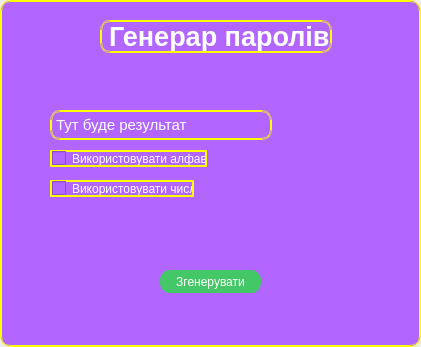
<?xml version="1.0" encoding="UTF-8"?>
<ui version="4.0">
 <class>MainWindow</class>
 <widget class="QMainWindow" name="MainWindow">
  <property name="geometry">
   <rect>
    <x>0</x>
    <y>0</y>
    <width>421</width>
    <height>347</height>
   </rect>
  </property>
  <property name="windowTitle">
   <string>MainWindow</string>
  </property>
  <widget class="QWidget" name="centralwidget">
   <property name="styleSheet">
    <string notr="true">border: 2px double yellow ;
border-radius: 10px;
background-color:#b266ff;
color: white;
</string>
   </property>
   <widget class="QPushButton" name="btn_generator">
    <property name="geometry">
     <rect>
      <x>160</x>
      <y>270</y>
      <width>101</width>
      <height>23</height>
     </rect>
    </property>
    <property name="styleSheet">
     <string notr="true">border: 2px;
border-radius: 10px;
background-color:#44c767;
color: white;
</string>
    </property>
    <property name="text">
     <string>Згенерувати</string>
    </property>
   </widget>
   <widget class="QLabel" name="result">
    <property name="geometry">
     <rect>
      <x>50</x>
      <y>110</y>
      <width>222</width>
      <height>30</height>
     </rect>
    </property>
    <property name="font">
     <font>
      <pointsize>11</pointsize>
      <weight>50</weight>
      <bold>false</bold>
     </font>
    </property>
    <property name="text">
     <string>Тут буде результат</string>
    </property>
   </widget>
   <widget class="QLabel" name="title">
    <property name="geometry">
     <rect>
      <x>100</x>
      <y>20</y>
      <width>232</width>
      <height>33</height>
     </rect>
    </property>
    <property name="font">
     <font>
      <pointsize>20</pointsize>
      <weight>75</weight>
      <bold>true</bold>
     </font>
    </property>
    <property name="text">
     <string>Генерар паролів</string>
    </property>
   </widget>
   <widget class="QCheckBox" name="cb_alphabet">
    <property name="geometry">
     <rect>
      <x>50</x>
      <y>150</y>
      <width>157</width>
      <height>17</height>
     </rect>
    </property>
    <property name="text">
     <string>Використовувати алфавіт</string>
    </property>
   </widget>
   <widget class="QCheckBox" name="cb_numders">
    <property name="geometry">
     <rect>
      <x>50</x>
      <y>180</y>
      <width>144</width>
      <height>17</height>
     </rect>
    </property>
    <property name="text">
     <string>Використовувати числа</string>
    </property>
   </widget>
  </widget>
 </widget>
 <resources/>
 <connections/>
</ui>
